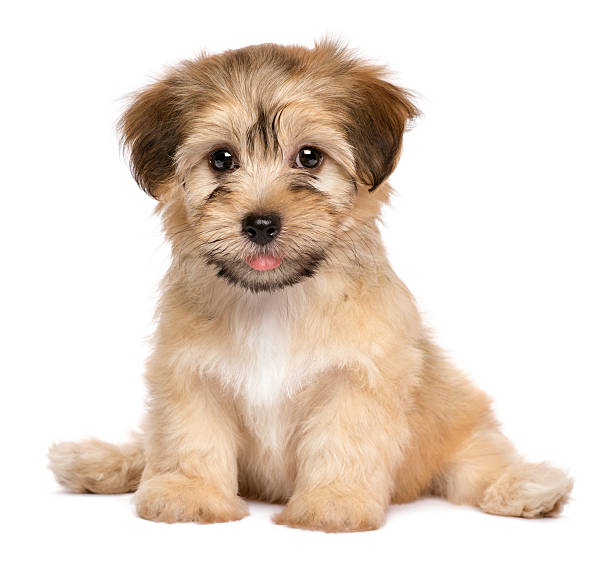
#> input picture 20. Processing Images - Using Deep learning/puppy.jpg, 612 x 570 px
$ jupyter execute 'ImageProcessing - Deep learning.ipynb'   (shell and % lines are left out)
#> lines starting #> are read from the running program, lines starting #| are printed output that depends on the picture
[cell 1]
# Topics

# - Reading an image file and converting to numpy array
# - Resizing an image
# - RGB to Grayscale conversion

[cell 2]
# Libraries

import matplotlib.image as mpimg
import matplotlib.pyplot as plt

[cell 3]
# load image
# Image has been converted to a numpy array

img = mpimg.imread('puppy.jpg')
#> img is the input picture: shape (570, 612, 3); mean R, G, B 230.4, 216.4, 204.5

[cell 4]
type(img)

[cell 5]
img.shape
#> Out = (570, 612, 3)

[cell 6]
img

[cell 7]
# Display array back to image

plt.imshow(img)
plt.show()

[cell 8]
# Resizing image - Using pillow

from PIL import Image

img = Image.open('puppy.jpg')
img_resized = img.resize((200, 200))
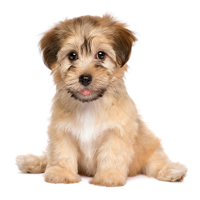
#> img_resized: PIL image 200x200 RGB; mean R, G, B 230.4, 216.4, 204.5

[cell 9]
plt.imshow(img_resized)
plt.show()

[cell 10]
img_resized.save('dog_image_resized.jpg')

[cell 11]
# Converting OpenCV library
import cv2

img = cv2.imread("puppy.jpg")

[cell 12]
type(img)

[cell 13]
img.shape
#> Out = (570, 612, 3)

[cell 14]
grayscale_image = cv2.cvtColor(img, cv2.COLOR_RGB2GRAY)
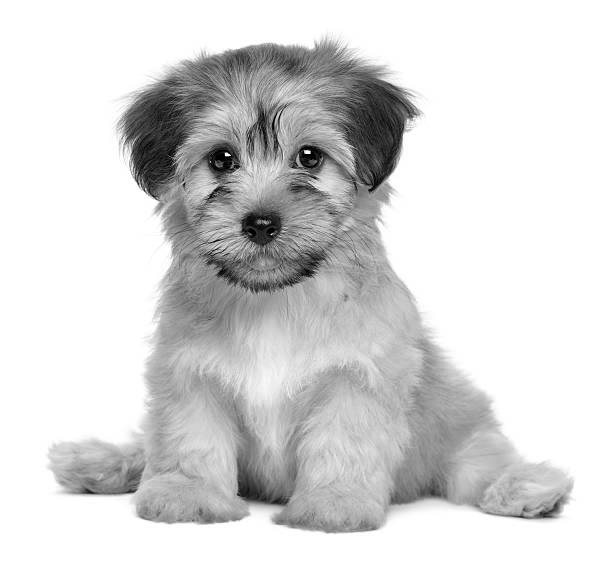
#> grayscale_image: shape (570, 612); min 0, max 255, mean 214.4

[cell 15]
grayscale_image.shape
#> Out = (570, 612)

[cell 16]
cv2.imshow('image', grayscale_image)

[cell 17]
# saving the grayscale image

cv2.imwrite('puppy_grayscale.jpg', grayscale_image)
#> Out = True
